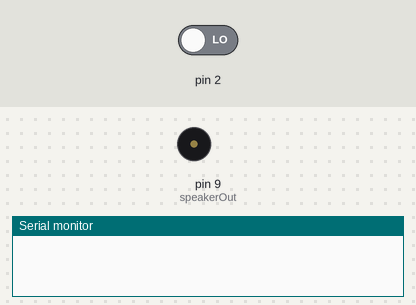
A sketch run on a simulated Arduino Uno, built with avr-gcc and run on an emulated ATmega328P. Parts: buzzer (waves = sounding), the last lines printed to the serial monitor. The test bench sets the inputs (shaded band); at power-on: pin 2 LOW.

Above: at 1.2 s.
1.3 s: pin 2 driven HIGH
At 1.6 s:
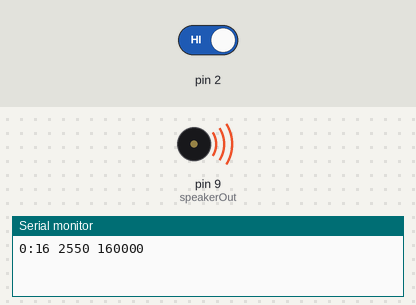
Timing chart, 0 to 10.3 s (numbered marks = the images above; inputs shaded):
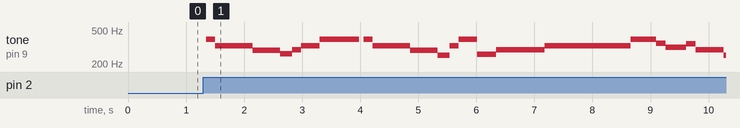

Measured:
- after the input at 1.3 s, tone on pin 9 (speakerOut): plays 391 Hz for 0.16 s, 327 Hz for 0.64 s, 289 Hz for 0.48 s, 264 Hz for 0.20 s, 293 Hz for 0.16 s, 328 Hz for 0.32 s … (22 notes in this stretch), starting after 0.05 s

The sketch:

melody.ino
```cpp
/* Play Melody
 * -----------
 *
 * Program to play a simple melody
 *
 * Tones are created by quickly pulsing a speaker on and off
 *   using PWM, to create signature frequencies.
 *
 * Each note has a frequency, created by varying the period of
 *  vibration, measured in microseconds. We'll use pulse-width
 *  modulation (PWM) to create that vibration.

 * We calculate the pulse-width to be half the period; we pulse
 *  the speaker HIGH for 'pulse-width' microseconds, then LOW
 *  for 'pulse-width' microseconds.
 *  This pulsing creates a vibration of the desired frequency.
 *
 * (cleft) 2005 D. Cuartielles for K3
 * Refactoring and comments 2006 clay.shirky@nyu.edu
 * See NOTES in comments at end for possible improvements
 */

// TONES  ==========================================
// Start by defining the relationship between
//       note, period, &  frequency.
#define  c     3830    // 261 Hz
#define  d     3400    // 294 Hz
#define  e     3038    // 329 Hz
#define  f     2864    // 349 Hz
#define  g     2550    // 392 Hz
#define  a     2272    // 440 Hz
#define  b     2028    // 493 Hz
#define  C     1912    // 523 Hz
// Define a special note, 'R', to represent a rest
#define  R     0

// SETUP ============================================
// Set up speaker on a PWM pin (digital 9, 10 or 11)
int speakerOut = 9;
// Do we want debugging on serial out? 1 for yes, 0 for no
int DEBUG = 1;

void setup() {
  pinMode(speakerOut, OUTPUT);
   pinMode(2, INPUT);
  if (DEBUG) {
    Serial.begin(9600); // Set serial out if we want debugging
  }
}

// MELODY and TIMING  =======================================
//  melody[] is an array of notes, accompanied by beats[],
//  which sets each note's relative length (higher #, longer note)
int melody[] = {  g,  e,  e,  f,  d,   d , c, d, e, f , g, g,    g ,  R, g ,    e , e , f , d , d ,R, c , e, g ,g ,c     ,R , d,d,d,d,d    , e ,f,e,e,e,e,e,f,g , g,  e,  e,  f,  d,   d      , c,e,g,g,c,R,R};
int beats[]  = { 16, 16, 32,  16, 16,  32, 16,16,16, 16, 16, 16, 32, 1 , 16 , 16 , 32 ,  16,16, 32 ,0,16 ,16 ,16 ,16 ,32 ,0 ,16,16,16,16,16,16,32,16,16,16,16,16,16,32,16, 16, 32,  16, 16, 32, 16,16,16,16,32,0,0};
int MAX_COUNT = sizeof(melody) / 2; // Melody length, for looping.

// Set overall tempo
long tempo = 10000;
// Set length of pause between notes
int pause = 1000;
// Loop variable to increase Rest length
int rest_count = 10; //<-BLETCHEROUS HACK; See NOTES

// Initialize core variables
int tone_ = 0;
int beat = 0;
long duration  = 0;

// PLAY TONE  ==============================================
// Pulse the speaker to play a tone for a particular duration
void playTone() {
  long elapsed_time = 0;
  if (tone_ > 0) { // if this isn't a Rest beat, while the tone has
    //  played less long than 'duration', pulse speaker HIGH and LOW
    while (elapsed_time < duration) {

      digitalWrite(speakerOut,HIGH);
      delayMicroseconds(tone_ / 2);

      // DOWN
      digitalWrite(speakerOut, LOW);
      delayMicroseconds(tone_ / 2);

      // Keep track of how long we pulsed
      elapsed_time += (tone_);
    }
  }
  else { // Rest beat; loop times delay
    for (int j = 0; j < rest_count; j++) { // See NOTE on rest_count
      delayMicroseconds(duration);
    }
  }
}

// LET THE WILD RUMPUS BEGIN =============================
void loop() {
  // Set up a counter to pull from melody[] and beats[]
  if (digitalRead(2))
  {
  for (int i=0; i<MAX_COUNT; i++) {
    tone_ = melody[i];
    beat = beats[i];

    duration = beat * tempo; // Set up timing

    playTone();
    // A pause between notes...
    delayMicroseconds(pause);

    if (DEBUG) { // If debugging, report loop, tone, beat, and duration
      Serial.print(i);
      Serial.print(":");
      Serial.print(beat);
      Serial.print(" ");
      Serial.print(tone_);
      Serial.print(" ");
      Serial.println(duration);
    }
  }
  }
}

/*
 * NOTES
 * The program purports to hold a tone for 'duration' microseconds.
 *  Lies lies lies! It holds for at least 'duration' microseconds, _plus_
 *  any overhead created by incremeting elapsed_time (could be in excess of
 *  3K microseconds) _plus_ overhead of looping and two digitalWrites()
 *
 * As a result, a tone of 'duration' plays much more slowly than a rest
 *  of 'duration.' rest_count creates a loop variable to bring 'rest' beats
 *  in line with 'tone' beats of the same length.
 *
 * rest_count will be affected by chip architecture and speed, as well as
 *  overhead from any program mods. Past behavior is no guarantee of future
 *  performance. Your mileage may vary. Light fuse and get away.
 *
 * This could use a number of enhancements:
 * ADD code to let the programmer specify how many times the melody should
 *     loop before stopping
 * ADD another octave
 * MOVE tempo, pause, and rest_count to #define statements
 * RE-WRITE to include volume, using analogWrite, as with the second program at
 *          http://www.arduino.cc/en/Tutorial/PlayMelody
 * ADD code to make the tempo settable by pot or other input device
 * ADD code to take tempo or volume settable by serial communication
 *          (Requires 0005 or higher.)
 * ADD code to create a tone offset (higer or lower) through pot etc
 * REPLACE random melody with opening bars to 'Smoke on the Water'
 */
```
